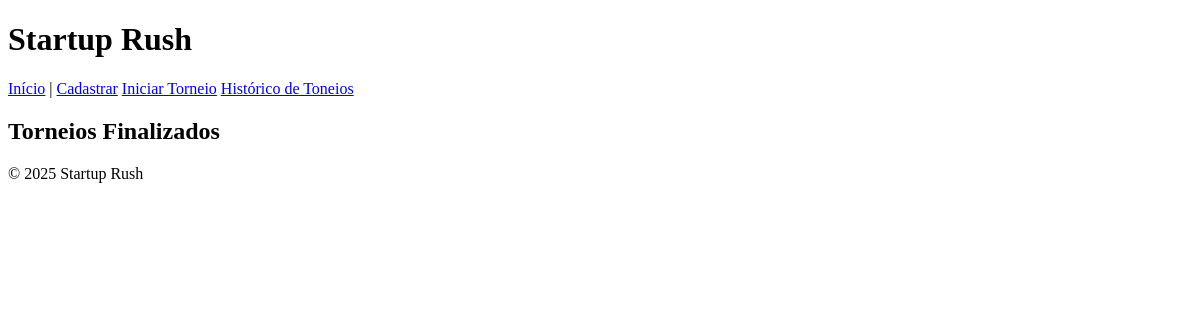
The page /torneio/historico/ on the database as committed earlier.
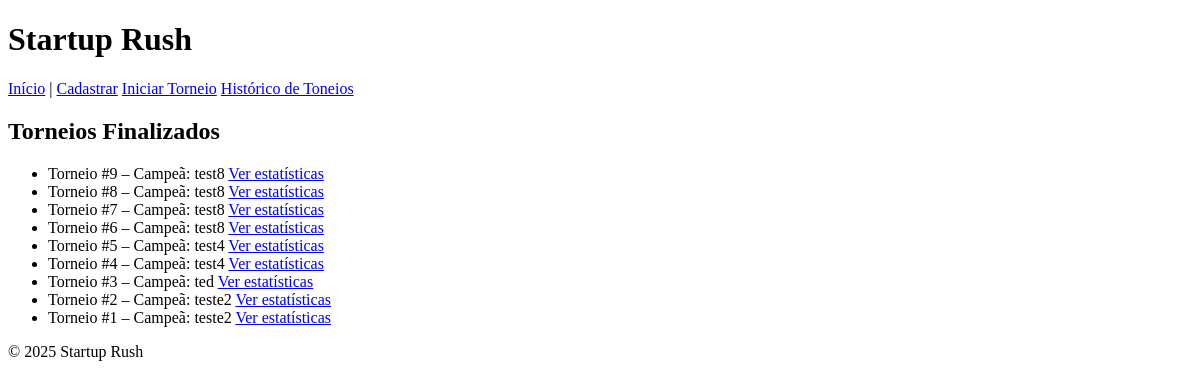
The same page on the database as committed later.
### torneio/models.py (models this page shows)
class Torneio(models.Model):
    numero = models.PositiveIntegerField(unique=True)
    data_final = models.DateTimeField(auto_now_add=True)
    campea = models.ForeignKey('Startup', on_delete=models.CASCADE)
    statsJaSalvos = models.BooleanField(default=False)

class Startup(models.Model):
    nome      = models.CharField(max_length=50)
    slogan    = models.CharField(max_length=250)
    anoFundacao  = models.PositiveIntegerField()
    pontos    = models.IntegerField(default=70)

### torneio/views.py (the view)
# urls.py: path('historico/', views.historico_torneios, name='historico_torneios'),
def historico_torneios(request):
    torneios = Torneio.objects.order_by('-numero')   # sempre mostrado
    numero = request.GET.get('numero')               # opcional
    torneio = None
    estatisticas = None
    torneio = Torneio.objects.filter(numero=numero).first()  # devolve objeto ou None
    if numero:                                       # usuário escolheu algo?
        torneio = Torneio.objects.filter(numero=numero).first()
        if torneio is None:                          # número inválido
            return HttpResponse("Torneio não encontrado", status=404)
        estatisticas = torneio.estatisticas.order_by('-pontos')
    return render(request, 'torneio/historico.html', {
        'torneios'    : torneios,
        'torneio'     : torneio,       # None ou objeto
        'stats': estatisticas,  # None ou ranking
    })

### torneio/templates/torneio/historico.html (shortened to what this page needs)
{% extends "torneio/base.html" %}
{% block content %}
  <h2>Torneios Finalizados</h2>
  <ul>
    {% for t in torneios %}
      <li>
        Torneio #{{ t.numero }} – Campeã: {{ t.campea.nome }}
        <a href="?numero={{ t.numero }}">Ver estatísticas</a>
      </li>
    {% endfor %}
  </ul>
{% endblock %}

Rows that differ between the two databases and show on the page:
added Torneio: numero "9", campea.nome "test8"
added Torneio: numero "8", campea.nome "test8"
added Torneio: numero "7", campea.nome "test8"
added Torneio: numero "6", campea.nome "test8"
added Torneio: numero "5", campea.nome "test4"
added Torneio: numero "4", campea.nome "test4"
added Torneio: numero "3", campea.nome "ted"
added Torneio: numero "2", campea.nome "teste2"
added Torneio: numero "1", campea.nome "teste2"
